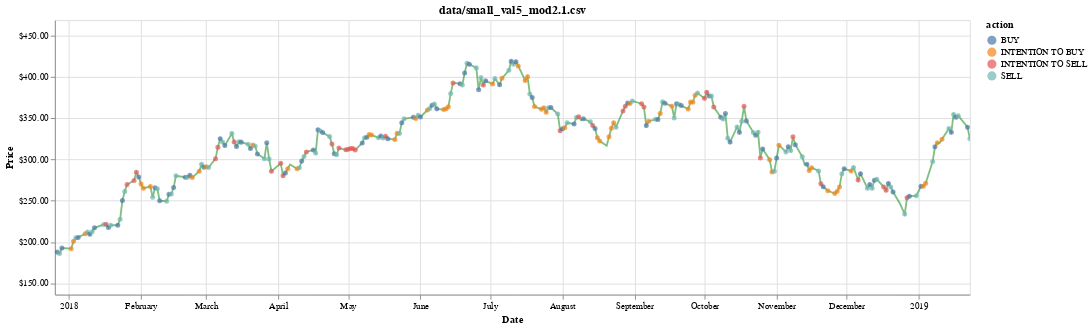

Source (notebook cell):
### Code cell
chart = visualize(df, history, title=test_stock)
chart

### Figure 1 — Vega-Lite specification as saved in the notebook (floating-point values rounded to 4 significant figures; data arrays with more than 128 entries replaced by an {"elided": "..."} marker saying what was removed)
{"config": {"view": {"continuousWidth": 400, "continuousHeight": 300}}, "layer": [{"mark": {"type": "line", "color": "green", "opacity": 0.5}, "encoding": {"x": {"type": "temporal", "field": "date"}, "y": {"type": "quantitative", "axis": {"format": "$.2f", "title": "Price"}, "field": "position", "scale": {"clamp": true, "domain": [136.2, 469.0]}}}, "selection": {"selector003": {"type": "interval", "bind": "scales", "encodings": ["x"]}}}, {"mark": {"type": "point", "filled": true}, "encoding": {"color": {"type": "nominal", "field": "action"}, "x": {"type": "temporal", "axis": {"title": "Date"}, "field": "date"}, "y": {"type": "quantitative", "axis": {"format": "$.2f", "title": "Price"}, "field": "position", "scale": {"clamp": true, "domain": [136.2, 469.0]}}}, "selection": {"selector004": {"type": "interval", "bind": "scales", "encodings": ["x"]}}, "transform": [{"filter": "(datum.action !== 'HOLD')"}]}], "data": {"name": "data-6d1ff77b4f8dc9d2e082a4476efca47e"}, "height": 300, "title": "data/small_val5_mod2.1.csv", "width": 1000, "$schema": "https://vega.github.io/schema/vega-lite/v4.8.1.json", "datasets": {"data-6d1ff77b4f8dc9d2e082a4476efca47e": {"elided": "270 records"}}}
